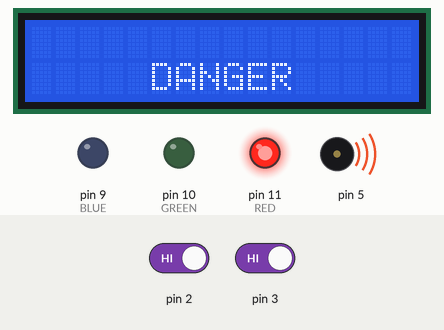
Recording of a sketch running on a simulated Arduino Uno, built with avr-gcc and run on an emulated ATmega328P. On the bench: 16×2 character LCD, output pins drawn as LEDs (lit = HIGH), buzzer (waves = sounding). The test bench sets the inputs (shaded band); at power-on: pin 2 HIGH, pin 3 HIGH. What the sketch prints to the serial monitor is not drawn.

Above: at 1.2 s.
1.3 s: pin 2 driven LOW
At 2.2 s:
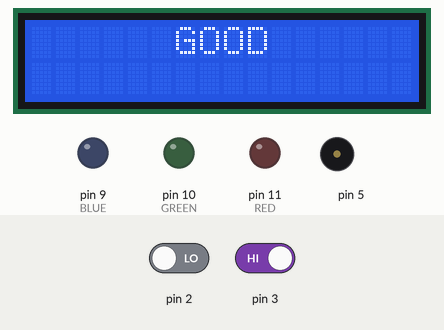
3.3 s: pin 2 driven HIGH
At 5.1 s:
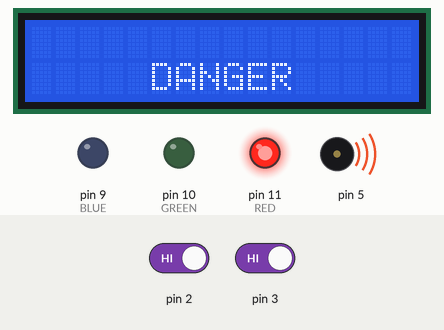
5.4 s: pin 3 driven LOW
At 6.8 s:
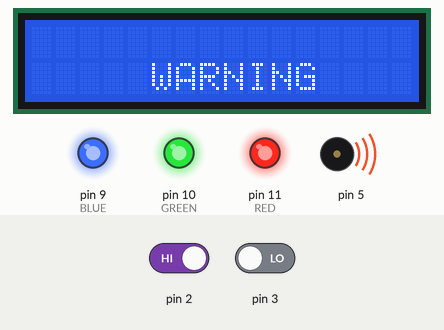
7.1 s: pin 3 driven HIGH
At 8.7 s:
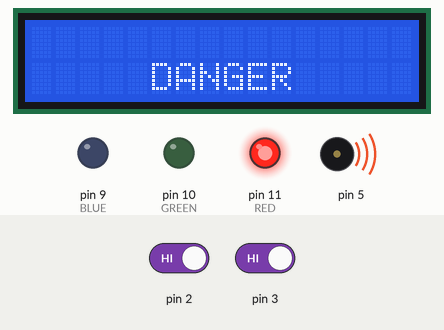
Timing chart, 0 to 9.9 s (numbered marks = the images above; inputs shaded):
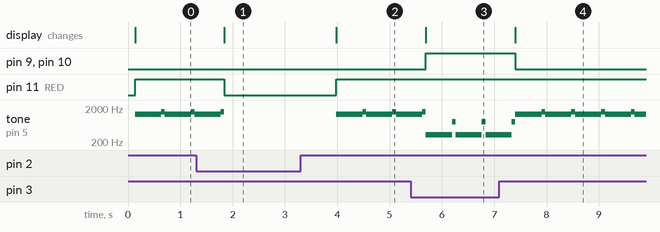

The sketch:

sketch_jul26f.ino
```cpp
#include <Wire.h>
#include <LiquidCrystal_I2C.h>
#include <SoftwareSerial.h>

SoftwareSerial BT06(12, 13);
LiquidCrystal_I2C lcd(0x27, 16, 2);

int RED = 11; //RED 11번핀
int GREEN = 10; //GREEN 10번핀
int BLUE = 9; //BLUE 9번핀

void setup()
{
  pinMode(5,OUTPUT); //부저는 5번핀
  pinMode(RED, OUTPUT);
  pinMode(GREEN, OUTPUT);
	pinMode(BLUE, OUTPUT);
  lcd.init();      //LCD모니터 초기화
  lcd.backlight(); //LCD모니터 배경설정
  Serial.begin(9600); //시리얼 모니터
  BT06.begin(9600); //블루투스 연결
}

void loop(){
  int a = digitalRead(2); //변수 a는 수위센서(2번핀)
  int b = digitalRead(3); //변수 b는 수위센서(3번핀)
    lcd.init(); //LCD모니터 초기화
  if(a==0){      // 만약 a가 0이라면
    noTone(5);     //페에조 부저 소리 끄기
    lcd.setCursor(6,0); //LCD모니터 6,0 좌표에서부터 출력
    lcd.print("GOOD");    //LCD모니터 출력
    Serial.println("GOOD"); //시리얼 모니터에 "GOOD"출력
    analogWrite(RED,0);   //RED LED 끄기
    analogWrite(GREEN,0); //GREEN LED 끄기
    analogWrite(BLUE,0); //BLUE LED 끄기
    delay(1000); //1초 기다리기
  }
  else{ //만약 a가 0이 아니라면
    if(b==0){ //만약 b가 0이라면
    lcd.setCursor(5,1); //LCD모니터 (6,0) 좌표에서부터 출력
    lcd.print("WARNING"); //LCD모니터에 "WARNING" 출력
    Serial.println("WARNING"); //시리얼 모니터에 "WARNING" 출력
    analogWrite(RED,255); //RED LED 끄기
    analogWrite(GREEN,255); //GREEN LED 끄기
    analogWrite(BLUE,255); //BLUE LED 끄기
    tone(5,329);   //피에조 부저로 4옥타브 미 소리내기
    delay(500); //0.5초 기다리기
    tone(5,783); //피에조 부저로 5옥타브 솔 소리내기
    }
    else{ //만약 b가 0이 아니라면
    BT06.print(1);// 블루투스로 1 보내기
    lcd.setCursor(5,1);  //LCD모니터 (6,0) 좌표에서부터 출력
    lcd.print("DANGER"); //LCD모니터에 "DANGER" 출력
    Serial.println("DANGER"); //시리얼 모니터에 "WARNING" 출력
    analogWrite(RED,255); //RED LED 켜기
    analogWrite(GREEN,0); //GREEN LED 끄기
    analogWrite(BLUE,0); //BLUE LED 끄기
    tone(5,1318);  // 피에조 부저로 6옥타브 미 소리내기
    delay(500); //0.5초 기다리기
    tone(5,1567); //피에조 부저로 7옥타브 솔 소리내기
    }
    }
  } 
```

Measured:
- after the input at 1.3 s, pin 11 (RED): HIGH → LOW after 0.54 s; the display: changes after 0.54 s (image 1)
- after the input at 3.3 s, pin 11 (RED): LOW → HIGH after 0.68 s; tone on pin 5: alternates 1567 Hz for 0.07 s and 1318 Hz for 0.50 s, starting after 0.68 s; the display: changes after 0.68 s (image 2)
- after the input at 5.4 s, pin 9 (BLUE), pin 10 (GREEN): LOW → HIGH after 0.29 s; the display: changes after 0.29 s (image 3)
- after the input at 7.1 s, pin 9 (BLUE), pin 10 (GREEN): HIGH → LOW after 0.31 s; the display: changes after 0.31 s (image 4)
